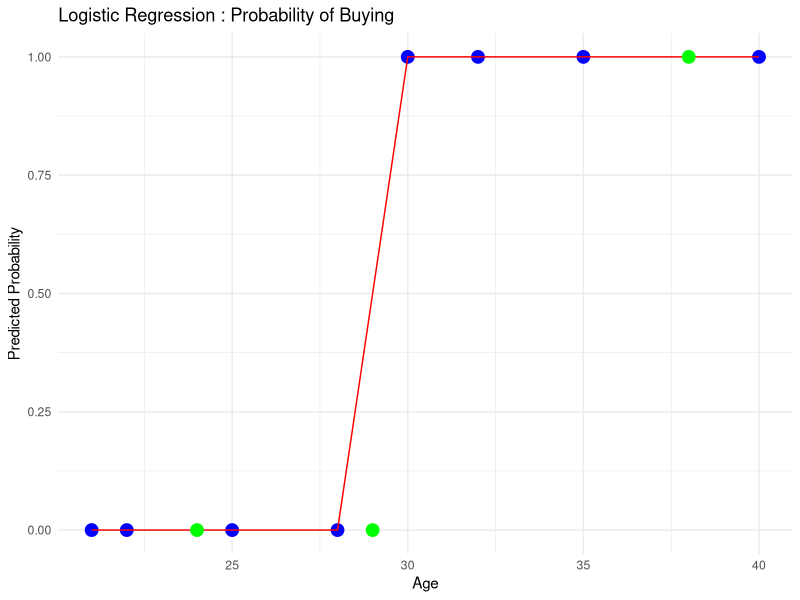

R code for this plot:
library(tidyverse)

library(broom) #for model summary

library(modelr) # for model metrics



# Example Data

data <- tibble(
  age =  c(22, 25, 30, 35, 40, 28, 32, 21),
  bought = c(0, 0, 1, 1, 1, 0, 1, 0)
)



# Fit Logistic Regression

model<- glm(bought ~ age, data = data, family= binomial)



# Summary

tidy(model)


# Predict Probabilities

data_with_preds <- data %>% 
  mutate (prob = predict(model , type = "response"))



new_data <- tibble(age = c(24, 29, 38))
new_data %>%
  mutate(probability = predict(model, newdata = ., type = "response"), 
         predicted_class = if_else(probability > 0.5, 1, 0)) -> new_data
print (new_data)
# Plot: Age vs Probability of Buying
ggplot(data_with_preds, aes(x = age, y = prob))+
  geom_point(aes (y = bought), color ="blue" , size = 4) +
  geom_line (color = "red" )+
  geom_point(data = new_data,
             aes (x = age, y = predicted_class),
             color = "green",  size = 4) +
  labs(title = "Logistic Regression : Probability of Buying",
       x = "Age", y = "Predicted Probability") +
  theme_minimal()

